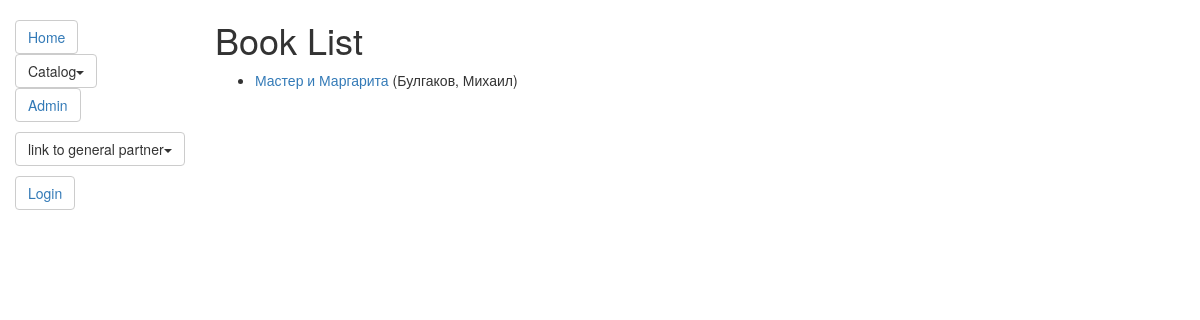
/catalog/books/, run on the app's committed database.
### catalog/models.py (models this page shows, shortened)
class NavigationTree(models.Model):
    name = models.CharField('Name', max_length=300 , help_text = 'Enter the name', null = False, default = 'Node of tree')
    parent = models.ForeignKey('NavigationTree', on_delete=models.CASCADE, null=True, default = "#")
    nav_menu = models.ForeignKey('NavigationMenu', on_delete=models.CASCADE, null=True)
    order = models.IntegerField()
    link = models.CharField('Link', max_length=300, help_text='Enter the link:',null=False, default='#')
    is_parent = models.BooleanField(default = None, null=True)
    class Meta:
        ordering = ["order"]

class Book(models.Model):
    title = models.CharField(max_length=200)
    author = models.ForeignKey('Author', on_delete=models.SET_NULL, null=True)
    summary = models.TextField(max_length=1000, help_text="Enter a brief description of the book")
    isbn = models.CharField('ISBN',max_length=13, help_text='13 Character <a href="https://www.isbn-international.org/content/what-isbn">ISBN number</a>')
    genre = models.ManyToManyField(Genre, help_text="Select a genre for this book")
    def display_genre(self):
        """
        Creates a string for the Genre. This is required to display genre in Admin.
        """
        return ', '.join([ genre.name for genre in self.genre.all()[:3] ])
    display_genre.short_description = 'Genre'
    def get_absolute_url(self):
        return reverse('book-detail', args=[str(self.id)])

class Author(models.Model):
    first_name = models.CharField(max_length=100)
    last_name = models.CharField(max_length=100)
    date_of_birth = models.DateField(null=True, blank=True)
    date_of_death = models.DateField('Died', null=True, blank=True)
    def __str__(self):
        return '%s, %s' % (self.last_name, self.first_name)

### catalog/views.py (the view)
# urls.py: path('books/', views.BookListView.as_view(), name='books'),
class BookListView(generic.ListView):
    model = Book
    paginate_by = 10

### catalog/templatetags/nav_menu.py (called while the page is built)
@register.inclusion_tag('navigation_tree.html', takes_context=True)
def draw_menu(context, menu = None):
    tree = NavigationTree.objects.filter(nav_menu__name = menu)
    print()
    return {"tree": tree, 'request':context['request']}

### catalog/templates/catalog/book_list.html
{% extends "base_generic.html" %}
{% block content %}
    <h1>Book List</h1>
    {% if book_list %}
    <ul>
      {% for book in book_list %}
      <li>
        <a href="{{ book.get_absolute_url }}">{{ book.title }}</a> ({{book.author}})
      </li>
      {% endfor %}
    </ul>
    {% else %}
      <p>There are no books in the library.</p>
    {% endif %}
{% endblock %}

### catalog/templates/navigation_tree.html (shortened to what this page needs)
{% for root in tree %}
{% if root.parent_id == None %}
    {% for node in tree %}
    {% if node.parent_id == root.id and node.is_parent == False %}
    <li class="btn btn-default dropdown-toggle"><a href="{{ node.link }}">{{node.name}}</a></li>
    {% elif node.parent_id == root.id and node.is_parent == True %}
    <div class="dropdown">
        <a href = {{node.link}} class="btn btn-default dropdown-toggle" type="button" data-toggle="dropdown" data-hover="dropdown" data-animations="fadeIn fadeIn fadeIn fadeIn">
            {{node.name}}<span class="caret"></span>
        </a>
    </div>
    {% endif %}
    {% endfor %}
{% endif %}
{% endfor %}

### data on the page
NavigationTree: name "Home"
NavigationTree: name "Catalog"
NavigationTree: name "Admin"
NavigationTree: name "link to general partner"
Book: title "Мастер и Маргарита", author "Булгаков, Михаил"
